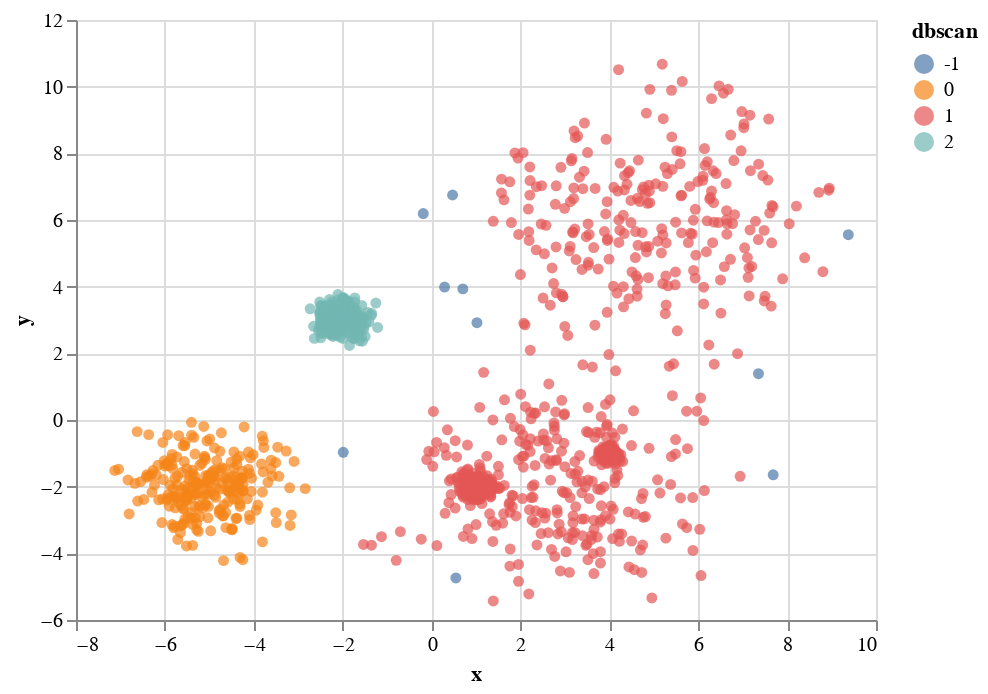

The notebook cell this image was saved under:
### Markdown cell above
# DBSCAN (Busca densidades contiguas)

### Code cell
from sklearn.cluster import DBSCAN

dbscan  = DBSCAN(eps=1).fit(sintetic[["x", "y"]])
sintetic["dbscan"] = dbscan.labels_

alt.Chart(sintetic).mark_circle().encode(x='x', y='y', color="dbscan:N")

# Aqui no le decimos el numero de cluster. Idea: roomba.

### Figure 1 — Vega-Lite specification as saved in the notebook (floating-point values rounded to 4 significant figures; data arrays with more than 128 entries replaced by an {"elided": "..."} marker saying what was removed)
{"config": {"view": {"continuousWidth": 400, "continuousHeight": 300}}, "data": {"name": "data-4d9086548343ecba6209e4d9e3270aab"}, "mark": "circle", "encoding": {"color": {"type": "nominal", "field": "dbscan"}, "x": {"type": "quantitative", "field": "x"}, "y": {"type": "quantitative", "field": "y"}}, "$schema": "https://vega.github.io/schema/vega-lite/v4.0.2.json", "datasets": {"data-4d9086548343ecba6209e4d9e3270aab": {"elided": "1500 records"}}}
